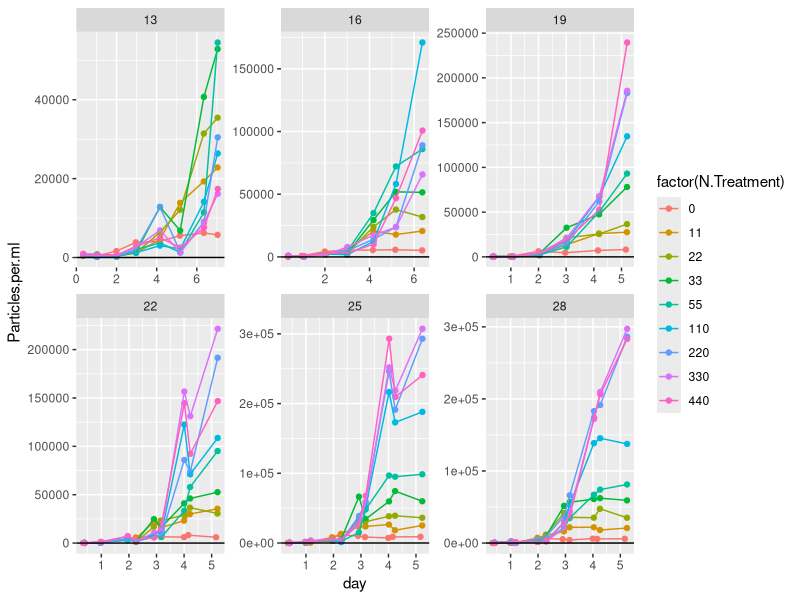
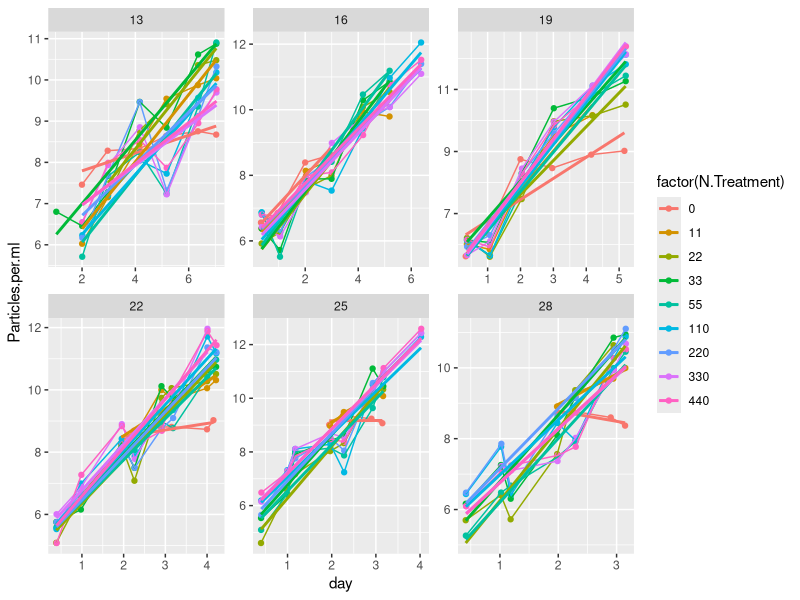
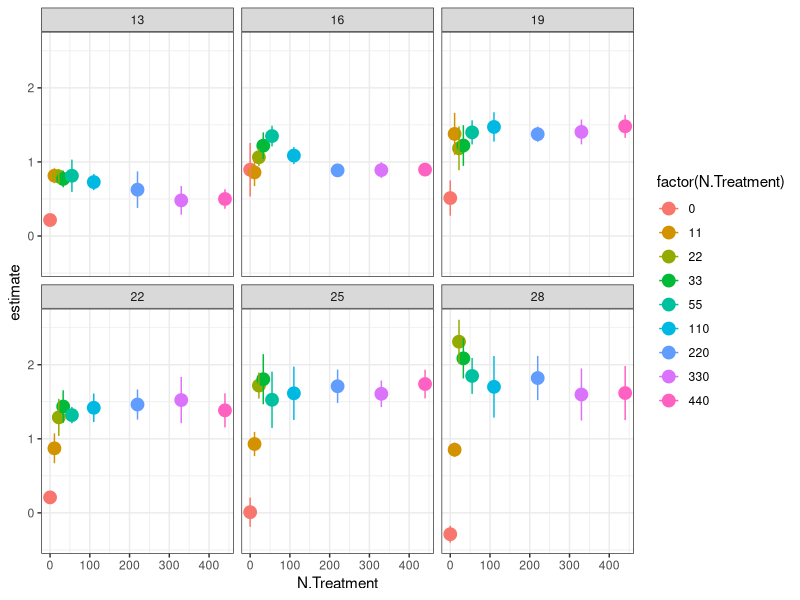

The R script that drew these images, in order: (Note: this script raises an error after producing the figures.)
library(tidyverse)
library(broom)
library(minpack.lm)
library(purrr)
library(stringr)

CH <- read_csv("data/monod_data/CH_15_08_02.csv")

#take raw data, add actual N concentrations
CHN<- CH %>% 	
  mutate(day = Hours.since.Innoc/24) %>% 
  mutate(N.Treatment = str_replace(N.Treatment, "1", "11")) %>%
  mutate(N.Treatment = str_replace(N.Treatment, "2", "22")) %>% 
  mutate(N.Treatment = str_replace(N.Treatment, "3", "33")) %>%
  mutate(N.Treatment = str_replace(N.Treatment, "4", "55")) %>%
  mutate(N.Treatment = str_replace(N.Treatment, "5", "110")) %>%
  mutate(N.Treatment = str_replace(N.Treatment, "6", "220")) %>%
  mutate(N.Treatment = str_replace(N.Treatment, "7", "330")) %>%
  mutate(N.Treatment = str_replace(N.Treatment, "8", "440")) %>%  
  mutate(N.Treatment = str_replace(N.Treatment, "1105", "55")) %>% 
  mutate(N.Treatment = as.numeric(N.Treatment))

#plot raw data 
CHN %>% 
  mutate(day = Hours.since.Innoc/24) %>% 
  #filter(Temperature==16) %>% 
  #mutate(Particles.per.ml = log(Particles.per.ml)) %>% 
  ggplot(data = ., aes(x = day, y = Particles.per.ml, color = factor(N.Treatment))) + geom_point() +
  facet_wrap( ~ Temperature, scales = "free") + geom_line() + geom_abline(slope = 1, intercept = 5)


#filter out data where K seems to have been reached beyond the variability expected by noise (quite arbitrary)
CHfiltered<- CH %>% 
  mutate(day = Hours.since.Innoc/24) %>% 
  filter(Temperature == 13 & N.Treatment == 8 & day>1.5 |
           Temperature == 13 & N.Treatment == 7 & day>1.5 |
           Temperature == 13 & N.Treatment == 6 & day>1.5| 
           Temperature == 13 & N.Treatment == 5 & day>1.5|
           Temperature == 13 & N.Treatment == 4 & day>1.5|
           Temperature == 13 & N.Treatment == 3 & day>0.5|
           Temperature == 13 & N.Treatment == 2 & day>2.5|
           Temperature == 13 & N.Treatment == 1 & day>1.5|
           Temperature == 13 & N.Treatment == 0 & day>1.5|
           Temperature == 16 & N.Treatment == 8 & day<7 |
           Temperature == 16 & N.Treatment == 7 & day<7 |
           Temperature == 16 & N.Treatment == 6 & day<7 | 
           Temperature == 16 & N.Treatment == 5 & day<7 |
           Temperature == 16 & N.Treatment == 4 & day<6 |
           Temperature == 16 & N.Treatment == 3 & day<6 |
           Temperature == 16 & N.Treatment == 2 & day<6 |
           Temperature == 16 & N.Treatment == 1 & day<6 |
           Temperature == 16 & N.Treatment == 0 & day<4 |
           Temperature == 19 & N.Treatment == 8 & day<6|
           Temperature == 19 & N.Treatment == 7 & day<6|
           Temperature == 19 & N.Treatment == 6 & day<6| 
           Temperature == 19 & N.Treatment == 5 & day<6|
           Temperature == 19 & N.Treatment == 4 & day<6|
           Temperature == 19 & N.Treatment == 3 & day<6 |
           Temperature == 19 & N.Treatment == 2 & day<6 |
           Temperature == 19 & N.Treatment == 1 & day<5 |
           Temperature == 19 & N.Treatment == 0 & day<6 |
           Temperature == 22 & N.Treatment == 8 & day<5 |
           Temperature == 22 & N.Treatment == 7 & day<4.1 |
           Temperature == 22 & N.Treatment == 6 & day<5 | 
           Temperature == 22 & N.Treatment == 5 & day<5 |
           Temperature == 22 & N.Treatment == 4 & day<5 |
           Temperature == 22 & N.Treatment == 3 & day<5 |
           Temperature == 22 & N.Treatment == 2 & day<5 |
           Temperature == 22 & N.Treatment == 1 & day<5 & day>1.5|
           Temperature == 22 & N.Treatment == 0 & day<5 & day>1.5|
           Temperature == 25 & N.Treatment == 8 & day<4.1 |
           Temperature == 25 & N.Treatment == 7 & day<4.1 |
           Temperature == 25 & N.Treatment == 6 & day<4.1 | 
           Temperature == 25 & N.Treatment == 5 & day<4.1 |
           Temperature == 25 & N.Treatment == 4 & day<4 |
           Temperature == 25 & N.Treatment == 3 & day<4 |
           Temperature == 25 & N.Treatment == 2 & day<4 |
           Temperature == 25 & N.Treatment == 1 & day<4 & day>1.5|
           Temperature == 25 & N.Treatment == 0 & day<3.8 & day>1.5|
           Temperature == 28 & N.Treatment == 8 & day<4 |
           Temperature == 28 & N.Treatment == 7 & day<4 |
           Temperature == 28 & N.Treatment == 6 & day<4 | 
           Temperature == 28 & N.Treatment == 5 & day<4 |
           Temperature == 28 & N.Treatment == 4 & day<4 |
           Temperature == 28 & N.Treatment == 3 & day<4 |
           Temperature == 28 & N.Treatment == 2 & day<4 |
           Temperature == 28 & N.Treatment == 1 & day<4 & day>1.5|
           Temperature == 28 & N.Treatment == 0 & day<3.8 & day>1.5)



#take filtered data, add actual N concentrations, plot monod curves
CHfilteredN<- CHfiltered %>% 	
  mutate(N.Treatment = str_replace(N.Treatment, "1", "11")) %>%
  mutate(N.Treatment = str_replace(N.Treatment, "2", "22")) %>% 
  mutate(N.Treatment = str_replace(N.Treatment, "3", "33")) %>%
  mutate(N.Treatment = str_replace(N.Treatment, "4", "55")) %>%
  mutate(N.Treatment = str_replace(N.Treatment, "5", "110")) %>%
  mutate(N.Treatment = str_replace(N.Treatment, "6", "220")) %>%
  mutate(N.Treatment = str_replace(N.Treatment, "7", "330")) %>%
  mutate(N.Treatment = str_replace(N.Treatment, "8", "440")) %>%  
  mutate(N.Treatment = str_replace(N.Treatment, "1105", "55")) %>% 
  mutate(N.Treatment = as.numeric(N.Treatment))

#plot filtered data - linear model fits...
CHfilteredN %>% 
  #filter(day>0.5) %>% 
  mutate(Particles.per.ml = log(Particles.per.ml+100)) %>% 
  ggplot(data = ., aes(x = day, y = Particles.per.ml, color = factor(N.Treatment))) + geom_point() +
  facet_wrap( ~ Temperature, scales = "free") + geom_line() + 
  geom_smooth(method=lm, se=FALSE) 

#plot monod curves with error
linear_r<-CHfilteredN %>% 
  mutate(Particles.per.ml = log(Particles.per.ml+100)) %>% 
  filter(day>0.5) %>% 
  group_by(N.Treatment, Temperature) %>% 
  do(tidy(lm(Particles.per.ml ~ day, data=.))) 
linear_r %>% 
  filter(term=="day") %>% 
  ggplot(aes(x = N.Treatment, y = estimate, color = factor(N.Treatment))) + geom_point(size = 4) +
  theme_bw() + facet_wrap( ~ Temperature) + 
  geom_errorbar(aes(ymin=estimate-std.error, ymax=estimate+std.error), width=.2)


write_csv(linear_r, "data-processed/CH_r_lm.csv")
ggsave("figures/CH_monod_curves.png")

#plot linear fit over raw data
linear_r_aug<- CHfilteredN %>% 
  mutate(Particles.per.ml = log(Particles.per.ml+100)) %>% 
  #filter(day>1.5) %>% 
  group_by(N.Treatment, Temperature) %>% 
  do(augment(lm(Particles.per.ml ~ day, data=.)))

CHN %>% 
  mutate(Particles.per.ml = log(Particles.per.ml)) %>% 
  filter(N.Treatment %in% c(220)) %>% 
  ggplot(data = ., aes(x = day, y = Particles.per.ml, color = factor(N.Treatment))) + 
  geom_point() +
  facet_wrap( ~ Temperature, scales = "free") + geom_line() + 
  geom_line(data=subset(linear_r_aug, linear_r_aug$N.Treatment%in% c(55,110,220,440)), aes(x=day, y=.fitted, colour=factor(N.Treatment)))
  #geom_line(data=linear_r_aug, aes(x=day, y=.fitted, colour=factor(N.Treatment)))


ggsave("figures/CH_linear_R_fits.png")

#fitting monod curve -------
CH_r_lm<-read_csv("data-processed/CH_r_lm.csv") #read in the data

CH_ks_umax<-CH_r_lm %>%
  filter(N.Treatment!=0) %>%
  filter(term=="day") %>% 
  group_by(Temperature) %>% 
  mutate(r_estimate=estimate) %>% 
  do(tidy(nls(r_estimate ~ umax* (N.Treatment / (ks+ N.Treatment)),
              data= .,  start=list(ks = 0.001, umax = 0.01), algorithm="port", lower=list(c=0, d=0),
              control = nls.control(maxiter=100, minFactor=1/204800000))))
write_csv(CH_ks_umax, "data-processed/CH_ks_umax.csv")

CH_ks_umax_fitted<-CH_r_lm %>%
  filter(N.Treatment!=0) %>%
  filter(term=="day") %>% 
  group_by(Temperature) %>% 
  mutate(r_estimate=estimate) %>% 
  do(augment(nls(r_estimate ~ umax* (N.Treatment / (ks+ N.Treatment)),
                 data= .,  start=list(ks = 0.001, umax = 0.01), algorithm="port", lower=list(c=0, d=0),
                 control = nls.control(maxiter=100, minFactor=1/204800000))))

#plot monod curves with fitted line
linear_r %>% 
  filter(term=="day") %>% 
  filter(N.Treatment!=0) %>%
  ggplot(aes(x = N.Treatment, y = estimate, color = factor(N.Treatment))) + geom_point(size = 4) +
  theme_bw() + facet_wrap( ~ Temperature) + 
  geom_errorbar(aes(ymin=estimate-std.error, ymax=estimate+std.error), width=.2) + 
  geom_line(data=CH_ks_umax_fitted, aes(x=N.Treatment, y=.fitted), color=1) 


#stat_function(fun = function(x) test$umax[3]*(x / (test$ks[3]+ x)))
#joey please help me draw line from a dataframe that parse out over plots by temperature

CH_ks_umax %>%
  filter(term=="umax") %>%
  ggplot(aes(x = Temperature, y = estimate)) + geom_point(size = 2) +
  geom_errorbar(aes(ymin=estimate-std.error, ymax=estimate+std.error), width=.2)

CH_ks_umax %>%
  filter(term=="ks") %>%
  ggplot(aes(x = Temperature, y = estimate)) + geom_point(size = 4) +
  geom_errorbar(aes(ymin=estimate-std.error, ymax=estimate+std.error), width=.2)


# plot R-star ------------
#R* = mKs / umax - m
#
#set m at 0.1
CH_umax<- CH_ks_umax %>%
  filter(term=="umax") 
CH_ks<- CH_ks_umax %>%
  filter(term=="ks") 
m<-rep(0.1, 6)
CH_umax$rstar_mean<-m * CH_ks$estimate / (CH_umax$estimate - m)
CH_umax %>%
  ggplot(aes(x = Temperature, y = rstar_mean)) + geom_point(size = 4) 

#next redo this by pulling 1000 iterations from umax and k estimates with norm dist with se
#write a function to draw random numbers with a boundary of 0:
rtnorm <- function(n, mean, sd, a = -Inf, b = Inf){
  qnorm(runif(n, pnorm(a, mean, sd), pnorm(b, mean, sd)), mean, sd)
}

CH_rstar_norm_summ<-data.frame(median=1:6, lci=1:6, uci=1:6, Temperature=CH_ks$Temperature)
for(i in 1:length(CH_umax$estimate)){
  rstar_norm<-(rtnorm(n=100, mean=CH_ks$estimate[i], sd=CH_ks$std.error[i], a=0, b=Inf)*m)/
    (rnorm(100, mean=CH_umax$estimate[i], sd=CH_umax$std.error[i])-m)
  CH_rstar_norm_summ[i,c(1:3)]<-quantile(rstar_norm, c(0.5, 0.05, 0.95))
}
write_csv(CH_rstar_norm_summ, "data-processed/CH_rstar.csv")

with(CH_rstar_norm_summ, plot(median~Temperature, ylim=c(0, max(uci)*1.2), ylab="R star, uM", las=1))
with(CH_rstar_norm_summ, segments(Temperature, lci, 
                                  Temperature, uci))




# previous coding working in non-logged data, fitting exponential curve

CHfilteredN %>% 
  group_by(Temperature, N.Treatment) %>% 
  do(tidy(nls(Particles.per.ml ~ 75 * (1+a)^(Hours.since.Innoc),
              data= .,  start=list(a=0.01),
              control = nls.control(maxiter=100, minFactor=1/204800000)))) %>% 
  ungroup() %>% 
  ggplot(aes(x = N.Treatment, y = estimate, color = factor(N.Treatment))) + geom_point(size = 4) +
  geom_line() + theme_bw() + facet_wrap( ~ Temperature)
ggsave("figures/CH_monod_curves.png")

CH_r <- CHfilteredN %>% 
  group_by(Temperature, N.Treatment) %>% 
  do(tidy(nls(Particles.per.ml ~ 75 * (1+a)^(Hours.since.Innoc),
              data= .,  start=list(a=0.01),
              control = nls.control(maxiter=100, minFactor=1/204800000)))) 
write_csv(CH_r, "data-processed/fitted_r_CH_from_2015.csv")

CHfilteredN %>% 
  group_by(Temperature, N.Treatment) %>% 
  do(tidy(nls(Particles.per.ml ~ 75 * (1+a)^(Hours.since.Innoc),
              data= .,  start=list(a=0.01),
              control = nls.control(maxiter=100, minFactor=1/204800000)))) %>% 
  ggplot(aes(x = Temperature, y = estimate, color = factor(Temperature))) + geom_point(size = 4) +
  geom_line() + theme_bw() + facet_wrap( ~ N.Treatment)
ggsave("figures/CH_TPC_by_nitrate_curves.png")


#set up the bootstrapping
for (j in c(13, 16, 19, 22, 25, 28)){
  for (k in c(0, 11, 22, 33, 55, 110, 220, 440)){
    test<-subset(CHfilteredN, CHfilteredN$Temperature==j & CHfilteredN$N.Treatment==k)
    boot_r<-1:100
    for(i in 1:100){
      mod<-sample_n(test, length(test$day)-1) %>% #take a sample of 1 - total # of days
        do(tidy(nls(Particles.per.ml ~ 75 * (1+a)^(Hours.since.Innoc),
                    data= .,  start=list(a=0.01),
                    control = nls.control(maxiter=100, minFactor=1/204800000))))
      boot_r[i]<-mod$estimate
      name<-data.frame(a=boot_r, Temperature=test$Temperature[1], N.Treatment=test$N.Treatment[1], run=1:100)
      assign(paste("CHboot_r_unique", test$Temperature[1], test$N.Treatment[1], sep ="_"), name)
    }
  }
}

# bind all of the objects that start with boot_r_unique_!
CH_unique_boots<-do.call("rbind", mget(ls(pattern="CHboot_r_unique")))
dim(CH_unique_boots)

#plot the bootstrapped data - monod
CH_unique_boots %>% 
  group_by(Temperature, N.Treatment) %>% 
  ggplot(aes(x = N.Treatment, y = a, color = factor(N.Treatment))) + geom_point(size = 2) +
  geom_line() + theme_bw() + facet_wrap( ~ Temperature) + 
  stat_summary(mapping = aes(x = N.Treatment, y = a),
               fun.ymin = function(z) { quantile(z,0.05) },
               fun.ymax = function(z) { quantile(z,0.95) },
               fun.y = median, pch=1, size = 0.5, colour="black")
ggsave("figures/CH_monod_bootstrap.png")

#fit monod curve to each bootstrap
CH_ks_umax_boot<-CH_unique_boots %>%
  filter(N.Treatment!=0) %>%
  group_by(Temperature, run) %>% 
  mutate(r_estimate=a) %>% 
  do(tidy(nls(r_estimate ~ umax* (N.Treatment / (ks+ N.Treatment)),
              data= .,  start=list(ks = 1, umax = 1), algorithm="port", lower=list(c=0, d=0),
              control = nls.control(maxiter=500, minFactor=1/204800000))))
write_csv(CH_ks_umax_boot, "data-processed/CH_ks_umax_boot.csv")


#plot monod curves with fitted line
CH_ks_umax_fitted<-CH_unique_boots %>%
  filter(N.Treatment!=0) %>%
  group_by(Temperature, run) %>% 
  mutate(r_estimate=a) %>% 
  do(augment(nls(r_estimate ~ umax* (N.Treatment / (ks+ N.Treatment)),
                 data= .,  start=list(ks = 1, umax = 1), algorithm="port", lower=list(c=0, d=0),
                 control = nls.control(maxiter=100, minFactor=1/204800000))))

CH_unique_boots %>% 
  group_by(Temperature) %>% 
  filter(N.Treatment!=0) %>%
  ggplot(aes(x = N.Treatment, y = a, color = factor(N.Treatment))) + geom_point(size = 2) +
  theme_bw() + facet_wrap( ~ Temperature) + 
  geom_line(data=CH_ks_umax_fitted, aes(x=N.Treatment, y=.fitted, color=as.factor(run))) 
ggsave("figures/CH_monod_fitted_bootstrapped.png")
#Joey - can you help make this nice?

#get range of ks and umax for each temp
CH_summ_ks_umax<-CH_ks_umax_boot %>%
  #filter(term=="ks") %>% 
  group_by(Temperature, term) %>% 
  summarize(., mn=median(estimate), uci=quantile(estimate, 0.95), lci=quantile(estimate, 0.05))

CH_summ_ks_umax %>%
  ggplot(aes(x = Temperature, y = mn)) + geom_point(size = 2) +
         facet_wrap( ~ term, scales = "free") +
         geom_errorbar(aes(ymin=lci, ymax=uci), width=.2)
ggsave("figures/CH_ks_umax_boot.png")
